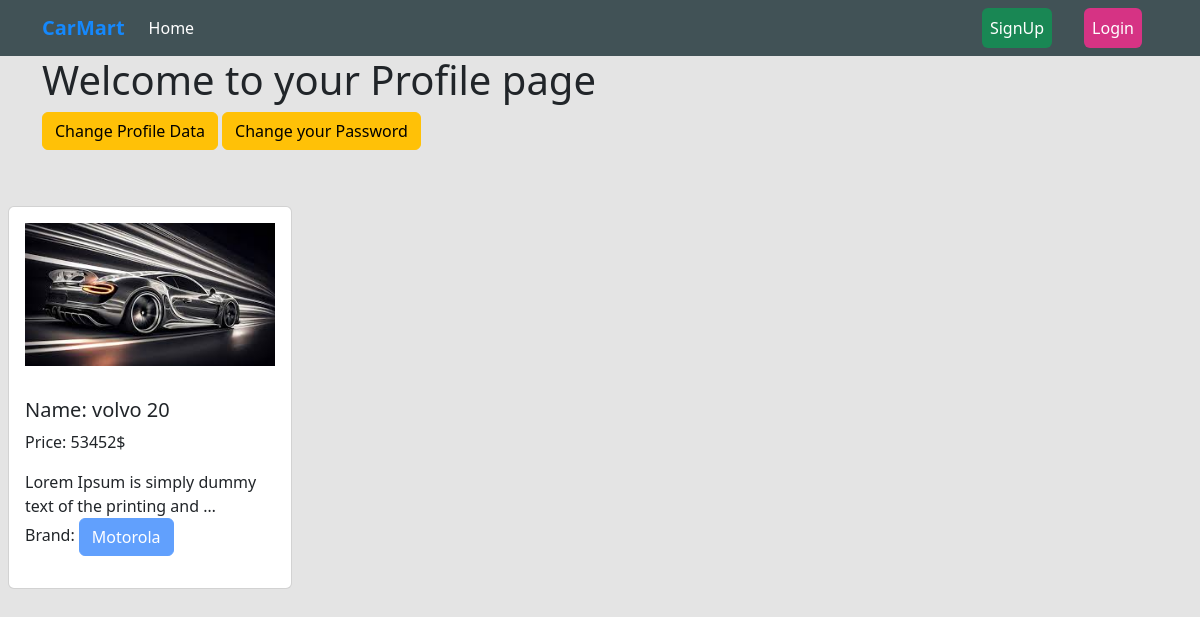
/buy_now/1, run on the app's committed database.
### Car/models.py (models this page shows, shortened)
class Post(models.Model):
    car_name = models.CharField(max_length=100)
    price = models.IntegerField()
    quantity = models.IntegerField(default=0)
    description = models.TextField()
    brand_name = models.ForeignKey(Brand, on_delete=models.CASCADE)
    image = models.ImageField(upload_to ='posts/media/uploads/',blank=True,null=True)

### Brand/models.py (models this page shows, shortened)
class Brand(models.Model):
    brand_name = models.CharField(max_length=100)
    slug = models.SlugField(max_length=100,unique=True, null=True, blank=True)

### PractiseProject/views.py (the view)
# urls.py: path('buy_now/<int:id>',views.buyNow,name='buy_now'),
def buyNow(request,id,category_slug = None):
    data =Post.objects.all()
    if category_slug is not None:
        category = Brand.objects.get(slug = category_slug)
        data = Post.objects.filter(brand_name  = category)
    categories = Brand.objects.all()
    return render(request,'Car/profile.html',{'data':data,'category':categories,'idd':id})

### Car/templates/Car/profile.html (shortened to what this page needs)
{% extends "base.html" %}
{% block content %}
<div class="container">
    <h1>Welcome to your Profile page</h1>
    <a class="btn btn-warning" href="{% url 'edit_profile' %}">Change Profile Data</a>
    <a class="btn btn-warning" href="{% url 'update_pass' %}">Change your Password</a>
</div>
<div class="d-flex flex-wrap pt-5">
    {% for post in data %}
     {% if post.id == idd %}
    <div class="col-sm-3">
      <div class="card m-2">
        <img
          class="m-3"
          src="{{post.image.url}}"
          class="card-img-top"
          alt="..."
        />
        <div class="card-body">
          <a href="#" class="text-decoration-none text-dark">
            <h5 class="card-title">
              Name:
             {{post.car_name}}
            </h5>
            <p class="card-text">Price: {{post.price}}$</p>
            <p class="card-text">{{post.description |truncatewords:10}}</p>
            </a>
          <p>Brand: <span class="btn btn-primary disabled " >{{post.brand_name.brand_name}}</span></p>
            </div>
      </div>
    </div>
    {% endif %}
    {% endfor %}
  </div>
{% endblock content %}

### data on the page
Post: image (picture), car_name "volvo 20", price "53452", description "Lorem Ipsum is simply dummy text of the printing and …", brand_name.brand_name "Motorola"
